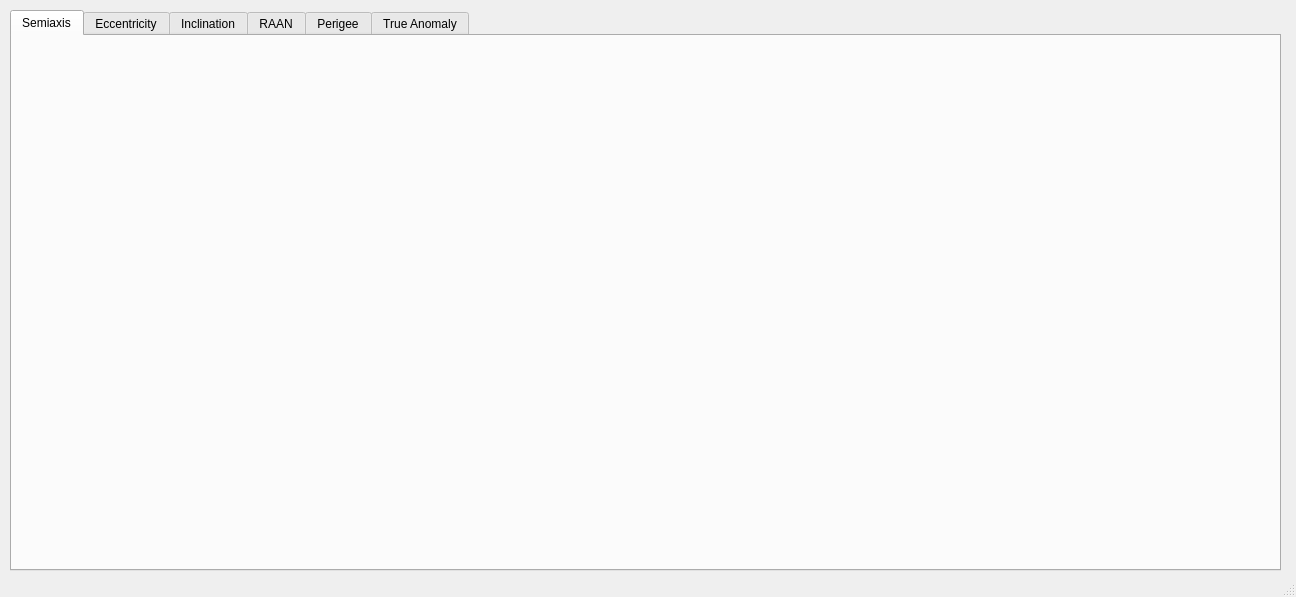
<?xml version="1.0" encoding="UTF-8"?>
<ui version="4.0">
 <class>MainWindow</class>
 <widget class="QMainWindow" name="MainWindow">
  <property name="geometry">
   <rect>
    <x>0</x>
    <y>0</y>
    <width>1296</width>
    <height>597</height>
   </rect>
  </property>
  <property name="windowTitle">
   <string>Orbit Elements Report</string>
  </property>
  <widget class="QWidget" name="centralwidget">
   <widget class="QTabWidget" name="tabWidget">
    <property name="geometry">
     <rect>
      <x>10</x>
      <y>10</y>
      <width>1271</width>
      <height>561</height>
     </rect>
    </property>
    <property name="whatsThis">
     <string>&lt;html&gt;&lt;head/&gt;&lt;body&gt;&lt;p&gt;&lt;br/&gt;&lt;/p&gt;&lt;/body&gt;&lt;/html&gt;</string>
    </property>
    <property name="styleSheet">
     <string notr="true">font: 9pt &quot;Adobe 楷体 Std R&quot;;</string>
    </property>
    <property name="currentIndex">
     <number>0</number>
    </property>
    <widget class="QWidget" name="tab">
     <attribute name="title">
      <string>Semiaxis</string>
     </attribute>
     <widget class="QWidget" name="verticalLayoutWidget_2">
      <property name="geometry">
       <rect>
        <x>10</x>
        <y>10</y>
        <width>1241</width>
        <height>511</height>
       </rect>
      </property>
      <layout class="QVBoxLayout" name="verticalLayout_1"/>
     </widget>
    </widget>
    <widget class="QWidget" name="tab_2">
     <attribute name="title">
      <string>Eccentricity</string>
     </attribute>
     <widget class="QWidget" name="verticalLayoutWidget_3">
      <property name="geometry">
       <rect>
        <x>10</x>
        <y>10</y>
        <width>1241</width>
        <height>511</height>
       </rect>
      </property>
      <layout class="QVBoxLayout" name="verticalLayout_2"/>
     </widget>
    </widget>
    <widget class="QWidget" name="tab_3">
     <attribute name="title">
      <string>Inclination</string>
     </attribute>
     <widget class="QWidget" name="verticalLayoutWidget_4">
      <property name="geometry">
       <rect>
        <x>10</x>
        <y>10</y>
        <width>1241</width>
        <height>511</height>
       </rect>
      </property>
      <layout class="QVBoxLayout" name="verticalLayout_3"/>
     </widget>
    </widget>
    <widget class="QWidget" name="tab_4">
     <attribute name="title">
      <string>RAAN</string>
     </attribute>
     <widget class="QWidget" name="verticalLayoutWidget_5">
      <property name="geometry">
       <rect>
        <x>10</x>
        <y>10</y>
        <width>1241</width>
        <height>511</height>
       </rect>
      </property>
      <layout class="QVBoxLayout" name="verticalLayout_4"/>
     </widget>
    </widget>
    <widget class="QWidget" name="tab_5">
     <attribute name="title">
      <string>Perigee</string>
     </attribute>
     <widget class="QWidget" name="verticalLayoutWidget_6">
      <property name="geometry">
       <rect>
        <x>10</x>
        <y>10</y>
        <width>1241</width>
        <height>511</height>
       </rect>
      </property>
      <layout class="QVBoxLayout" name="verticalLayout_5"/>
     </widget>
    </widget>
    <widget class="QWidget" name="tab_6">
     <attribute name="title">
      <string>True Anomaly</string>
     </attribute>
     <widget class="QWidget" name="verticalLayoutWidget">
      <property name="geometry">
       <rect>
        <x>10</x>
        <y>10</y>
        <width>1241</width>
        <height>511</height>
       </rect>
      </property>
      <layout class="QVBoxLayout" name="verticalLayout_6"/>
     </widget>
    </widget>
   </widget>
  </widget>
  <widget class="QStatusBar" name="statusbar"/>
 </widget>
 <resources/>
 <connections/>
</ui>
